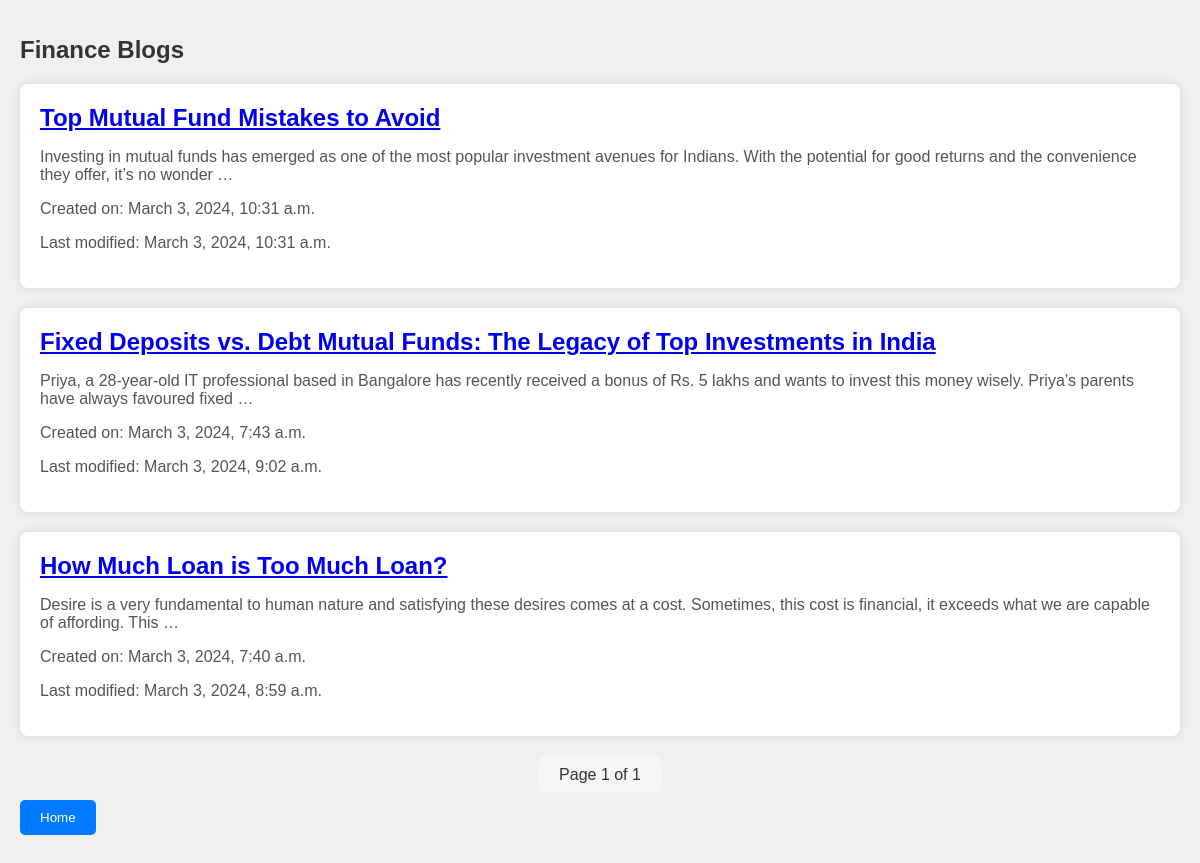
/category/6/, run on the app's committed database.
### app1/models.py (models this page shows, shortened)
class Category(models.Model):
    name = models.CharField(max_length=30)
    class Meta:
        verbose_name_plural="categories"

class Post(models.Model):
    title = models.CharField(max_length=500)
    body = models.TextField()
    created_on  = models.DateTimeField(auto_now_add=True)
    last_modified = models.DateTimeField(auto_now=True)
    category = models.ForeignKey(Category, on_delete=models.CASCADE)
    image = models.URLField(default='https://wmmedia.sgp1.cdn.digitaloceanspaces.com/blog.png')
    likes =  models.PositiveIntegerField(default=0)
    dislikes =  models.PositiveIntegerField(default=0)

### app1/views.py (the view)
# urls.py: path('category/<int:category_id>/', views.category_posts, name='category_posts'),
def category_posts(request, category_id):
    category = get_object_or_404(Category, id=category_id)
    posts = Post.objects.filter(category=category).order_by("-created_on")
    paginator=Paginator(posts,3)
    page = request.GET.get('page')
    try:
        posts = paginator.page(page)
    except PageNotAnInteger:
        posts = paginator.page(1)
    except EmptyPage:
        posts = paginator.page(paginator.num_pages)
    categories = Category.objects.all()
    context = {"posts": posts, "category": category, "categories": categories}
    return render(request, "app1/category_posts.html", context)

### app1/templates/app1/category_posts.html (shortened to what this page needs)
<!DOCTYPE html>
<html lang="en">
<head>
</head>
<body>
    <h1>{{ category.name }} Blogs</h1>
    {% for post in posts %}
        <div class="post">
            <h2><a href="{% url 'details' post.id %}">{{ post.title }}</a></h2>
            <p>{{ post.body|truncatewords_html:30 }}</p>
            <p>Created on: {{ post.created_on }}</p>
            <p>Last modified: {{ post.last_modified }}</p>
        </div>
    {% endfor %}
    <div class="pagination">
        <span class="pagination-current">
            Page {{ posts.number }} of {{ posts.paginator.num_pages }}
        </span>
    </div>
    <p><button class="btn"><a href="{% url 'index' %}">Home</a></button></p>
</body>
</html>

### app1/templates/app1/category_posts.html (style rules this page uses)
body { font-family: Arial, sans-serif; background-color: #f0f0f0; margin: 0; padding: 20px; }
h1 { font-size: 24px; color: #333; margin-bottom: 20px; }
.post { background-color: #fff; border-radius: 8px; box-shadow: 0 0 10px rgba(0, 0, 0, 0.1); padding: 20px; margin-bottom: 20px; }
.post h2 { margin-top: 0; margin-bottom: 10px; color: #007bff; }
.post p { color: #555; }
.pagination { margin-top: 30px; text-align: center; }
.pagination-current { background-color: #f5f5f5; color: #333; padding: 10px 20px; border-radius: 5px; margin: 0 5px; }
.btn { display: inline-block; padding: 10px 20px; background-color: #007bff; color: #fff; border: none; border-radius: 5px; text-decoration: none; transition: background-color 0.3s ease; }
.btn a { color: #fff; text-decoration: none; }

### data on the page
Category: name "Finance"
Post: title "Top Mutual Fund Mistakes to Avoid", body "Investing in mutual funds has emerged as one of the most popular investment avenues for Indians. With the potential for good returns and the convenience they offer, it’s no wonder …", created_on "March 3, 2024, 10:31 a.m.", last_modified "March 3, 2024, 10:31 a.m."
Post: title "Fixed Deposits vs. Debt Mutual Funds: The Legacy of Top Investments in India", body "Priya, a 28-year-old IT professional based in Bangalore has recently received a bonus of Rs. 5 lakhs and wants to invest this money wisely. Priya’s parents have always favoured fixed …", created_on "March 3, 2024, 7:43 a.m.", last_modified "March 3, 2024, 9:02 a.m."
Post: title "How Much Loan is Too Much Loan?", body "Desire is a very fundamental to human nature and satisfying these desires comes at a cost. Sometimes, this cost is financial, it exceeds what we are capable of affording. This …", created_on "March 3, 2024, 7:40 a.m.", last_modified "March 3, 2024, 8:59 a.m."

### other printed values
{{ posts.number }} "1"
{{ posts.paginator.num_pages }} "1"
